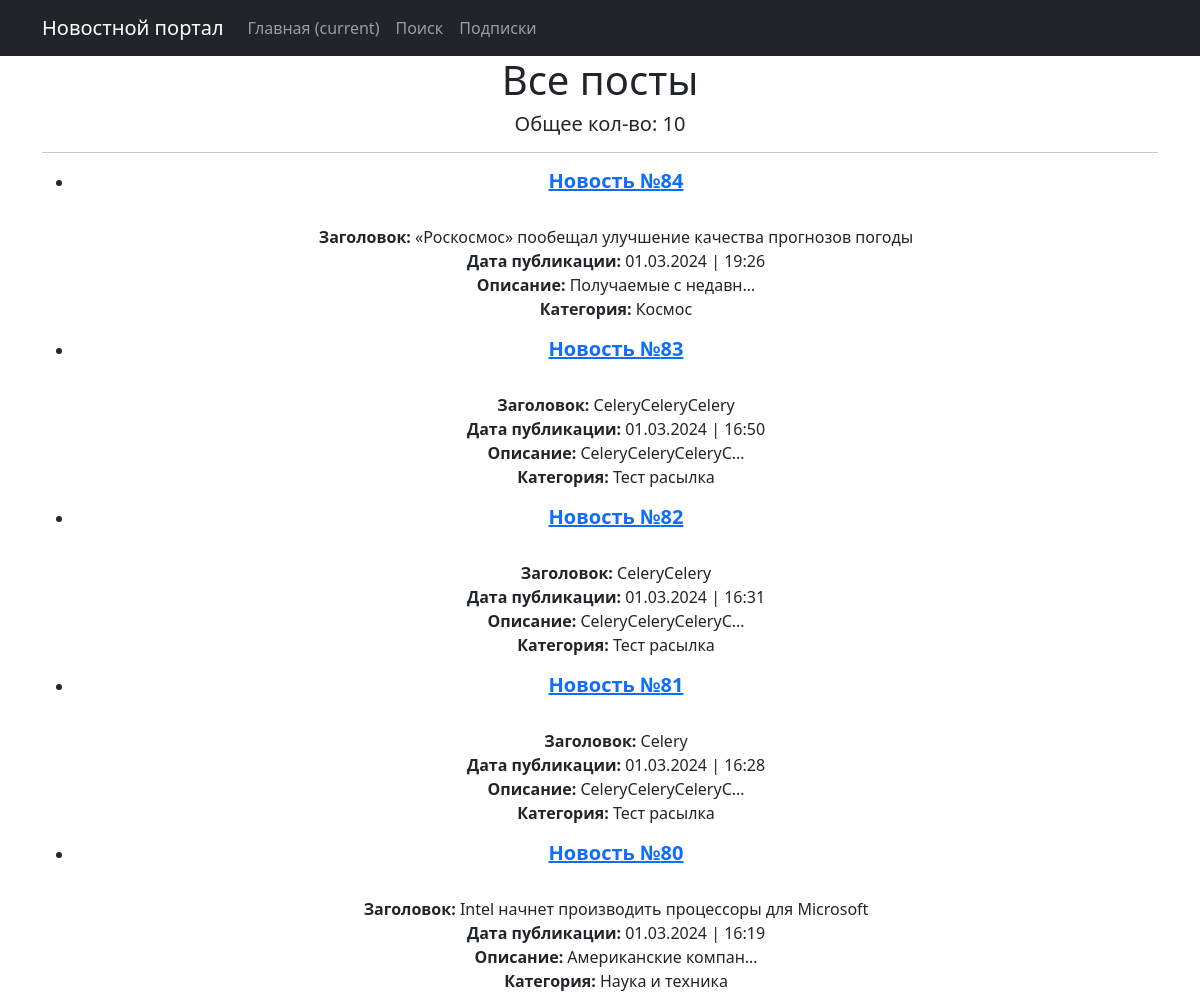
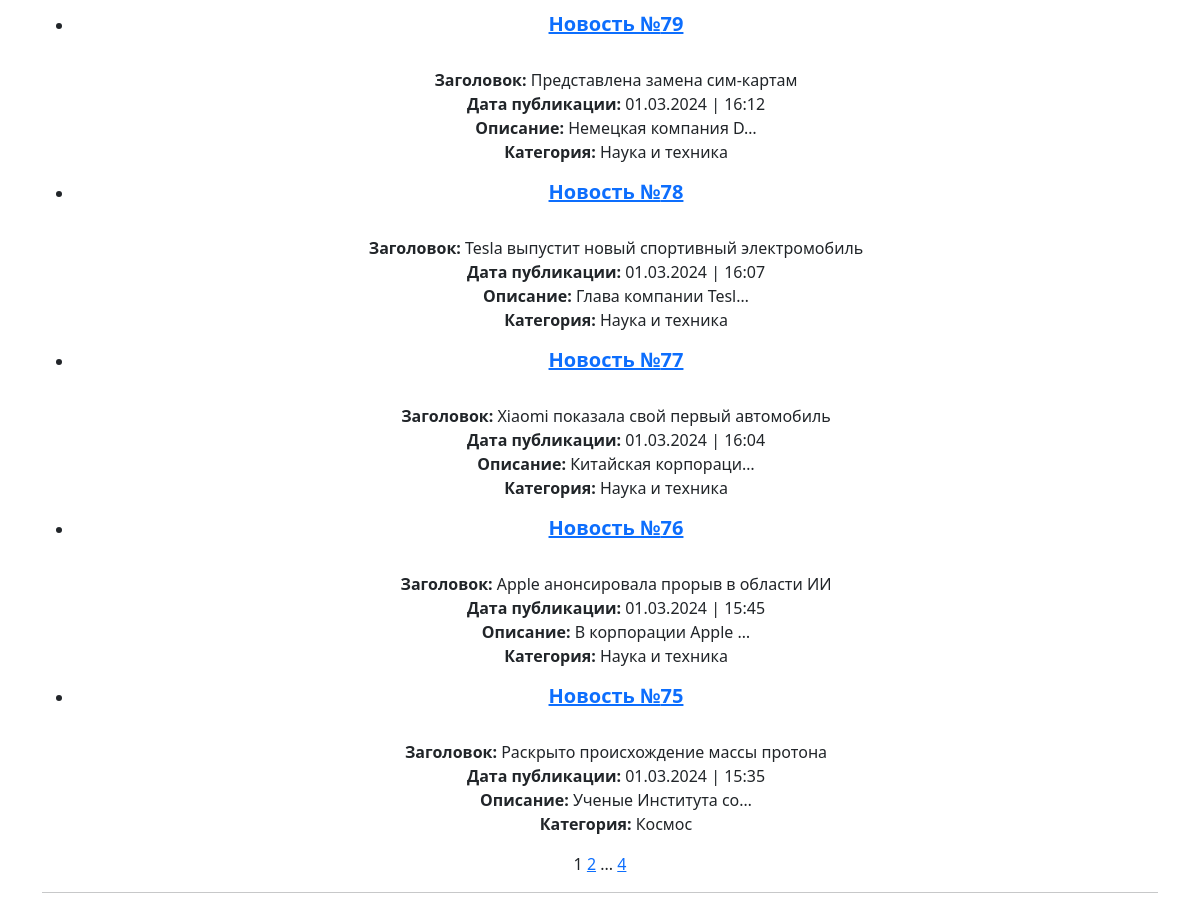
Page /news/ on the committed database (2 pictures, top to bottom).
### news/models.py (models this page shows, shortened)
class News(models.Model):
    name = models.CharField(max_length=128, unique=True)
    description = models.TextField()
    dateCreate = models.DateTimeField(auto_now_add=True)
    category = models.ForeignKey(
        to='Category',
        on_delete=models.CASCADE,
        related_name='news',  # все новости/статьи в категории будут доступны через поле news
    )
    postCategory = models.ManyToManyField('Category', through='PostCategory', related_name='news_post_categories')
    genre = models.CharField(max_length=24)

class Category(models.Model):
    name = models.CharField(max_length=24, unique=True)

### news/views.py (the view)
# urls.py: path('news/', NewsList.as_view(), name='news'),
class NewsList(ListView):
    model = News
    ordering = ['-dateCreate']
    template_name = 'news.html'
    context_object_name = 'news'
    paginate_by = 10

### news/templatetags/censor_filter.py (called while the page is built)
@register.filter()
def censor(text):
    forbidden_words = ['производство']
    if not isinstance(text, str):
        raise TypeError('Переменная должна быть строкой')
    for word in forbidden_words:
        pattern = r'\b' + re.escape(word) + r'\b'
        replacement = word[0] + '*' * (len(word) - 1)
        text = re.sub(pattern, replacement, text, flags=re.IGNORECASE)  # Заменяем совпавшые слова.
    return text

### news/templatetags/custom_tags.py (called while the page is built)
@register.simple_tag(takes_context=True)
def url_replace(context, **kwargs):
    d = context['request'].GET.copy()
    for k, v in kwargs.items():
        d[k] = v
    return d.urlencode()

### templates/news.html (shortened to what this page needs)
{% extends 'flatpages/default.html' %}
{% load censor_filter %}
{% load custom_tags %}
{% block content %}
<h1>Все посты</h1>
    <h5>Общее кол-во: {{news|length}}</h5>
   <hr>
        {% if news %}
        <ul>
            {% for onenw in news %}
                <li>
                    <h5><strong><a href="{% url 'onlynews' pk=onenw.id %}">{{ onenw.category.name }} №{{ onenw.id }}</a></strong></h5><br>
                    <strong>Заголовок: </strong>{{ onenw.name|censor }}<br>
                    <strong>Дата публикации: </strong>{{ onenw.dateCreate|date:"d.m.Y | H:i" }}<br>
                    <strong>Описание: </strong>{{ onenw.description|truncatechars:20|censor }}<br>
                    <strong>Категория: </strong>{{ onenw.genre }}<br>
                </li>
            {% endfor %}
        </ul>
    {% else %}
        <h2>Пусто!</h2>
    {% endif %}
   {{ page_obj.number }}
   {% if page_obj.has_next %}
       <a href="?{% url_replace page=page_obj.next_page_number %}">{{ page_obj.next_page_number }}</a>
       {% if paginator.num_pages != page_obj.next_page_number %}
           ...
           <a href="?{% url_replace page=page_obj.paginator.num_pages %}">{{ page_obj.paginator.num_pages }}</a>
       {% endif %}
   {% endif %}
    <hr>
{% endblock content %}

### rows in the picture
News: category.name "Новость", id "84", name|censor "«Роскосмос» пообещал улучшение качества прогнозов погоды", dateCreate|H "01.03.2024 | 19:26", description|censor "Получаемые с недавн…", genre "Космос"
News: category.name "Новость", id "83", name|censor "CeleryCeleryCelery", dateCreate|H "01.03.2024 | 16:50", description|censor "CeleryCeleryCeleryC…", genre "Тест расылка"
News: category.name "Новость", id "82", name|censor "CeleryCelery", dateCreate|H "01.03.2024 | 16:31", description|censor "CeleryCeleryCeleryC…", genre "Тест расылка"
News: category.name "Новость", id "81", name|censor "Celery", dateCreate|H "01.03.2024 | 16:28", description|censor "CeleryCeleryCeleryC…", genre "Тест расылка"
News: category.name "Новость", id "80", name|censor "Intel начнет производить процессоры для Microsoft", dateCreate|H "01.03.2024 | 16:19", description|censor "Американские компан…", genre "Наука и техника"
News: category.name "Новость", id "79", name|censor "Представлена замена сим-картам", dateCreate|H "01.03.2024 | 16:12", description|censor "Немецкая компания D…", genre "Наука и техника"
News: category.name "Новость", id "78", name|censor "Tesla выпустит новый спортивный электромобиль", dateCreate|H "01.03.2024 | 16:07", description|censor "Глава компании Tesl…", genre "Наука и техника"
News: category.name "Новость", id "77", name|censor "Xiaomi показала свой первый автомобиль", dateCreate|H "01.03.2024 | 16:04", description|censor "Китайская корпораци…", genre "Наука и техника"
News: category.name "Новость", id "76", name|censor "Apple анонсировала прорыв в области ИИ", dateCreate|H "01.03.2024 | 15:45", description|censor "В корпорации Apple …", genre "Наука и техника"
News: category.name "Новость", id "75", name|censor "Раскрыто происхождение массы протона", dateCreate|H "01.03.2024 | 15:35", description|censor "Ученые Института со…", genre "Космос"

### other values in the picture
{{ news|length }} "10"
{{ page_obj.number }} "1"
{{ page_obj.next_page_number }} "2"
{{ page_obj.paginator.num_pages }} "4"
